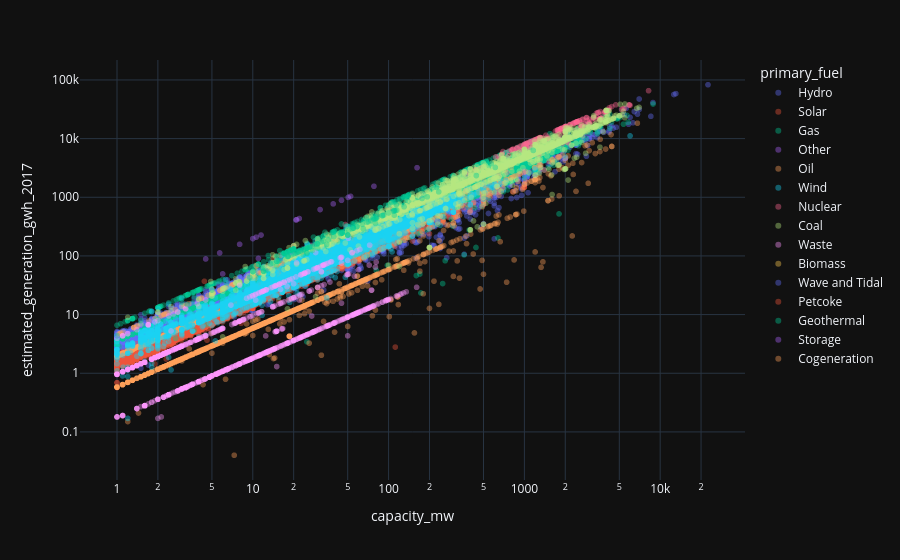

Source (notebook cell):
### Markdown cell above
## 7. İlişkiler (ML'e hazırlık)
❓ Kapasite ile üretim arasındaki ilişki yakıt tipine göre değişiyor mu? (Nükleer vs güneş capacity factor'ü)

❓ Ülkeleri hangi özelliklerle kümeleyebilirsin? (yakıt payları, ortalama santral büyüklüğü, toplam kapasite…)

❓ Regresyonda hedef ne olur, girdiler ne olur?

### Code cell
px.scatter(df, x="capacity_mw", y="estimated_generation_gwh_2017", color="primary_fuel", log_x=True, log_y=True, opacity=0.4)

### Figure 1 — Plotly figure (JSON) as saved in the notebook; plotly's stock layout.template omitted (floating-point values rounded to 4 significant figures; data arrays with more than 128 entries replaced by an {"elided": "..."} marker saying what was removed)
{"data": [{"hovertemplate": "primary_fuel=Hydro<br>capacity_mw=%{x}<br>estimated_generation_gwh_2017=%{y}<extra></extra>", "legendgroup": "Hydro", "marker": {"color": "#636efa", "opacity": 0.4, "symbol": "circle"}, "mode": "markers", "name": "Hydro", "showlegend": true, "x": {"elided": "7156 float values"}, "xaxis": "x", "y": {"elided": "7156 float values"}, "yaxis": "y", "type": "scattergl"}, {"hovertemplate": "primary_fuel=Solar<br>capacity_mw=%{x}<br>estimated_generation_gwh_2017=%{y}<extra></extra>", "legendgroup": "Solar", "marker": {"color": "#EF553B", "opacity": 0.4, "symbol": "circle"}, "mode": "markers", "name": "Solar", "showlegend": true, "x": {"elided": "10665 float values"}, "xaxis": "x", "y": {"elided": "10665 float values"}, "yaxis": "y", "type": "scattergl"}, {"hovertemplate": "primary_fuel=Gas<br>capacity_mw=%{x}<br>estimated_generation_gwh_2017=%{y}<extra></extra>", "legendgroup": "Gas", "marker": {"color": "#00cc96", "opacity": 0.4, "symbol": "circle"}, "mode": "markers", "name": "Gas", "showlegend": true, "x": {"elided": "3998 float values"}, "xaxis": "x", "y": {"elided": "3998 float values"}, "yaxis": "y", "type": "scattergl"}, {"hovertemplate": "primary_fuel=Other<br>capacity_mw=%{x}<br>estimated_generation_gwh_2017=%{y}<extra></extra>", "legendgroup": "Other", "marker": {"color": "#ab63fa", "opacity": 0.4, "symbol": "circle"}, "mode": "markers", "name": "Other", "showlegend": true, "x": [98.0, 479.2, 845.3, 147.3, 11.0, 6.0, 40.0, 102.0, 40.0, 100.5, 16.0, 21.0, 23.5, 85.0, 19.7, 101.0, 14.0, 56.0, 288.5, 94.2, 38.0, 72.0, 97.0, 105.0, 110.6, 11.7, 18.0, 8.0, 5.7, 10.6, 31.3, 78.0, 10.0, 39.1, 4.5, 52.5, 162.0, 50.4, 11.5, 21.0, 45.0, 22.0, 20.8], "xaxis": "x", "y": [NaN, 0.0, 0.0, 335.0, 90.61, 49.42, 118.4, 301.9, 118.4, 297.5, 52.89, 69.43, 77.69, 281.0, 65.13, 333.9, 46.28, 185.1, 953.8, 311.4, 125.6, 266.9, 359.5, 389.2, 410.0, 0.0, 0.0, 157.8, 112.4, 209.0, 617.3, 1538.0, 197.2, 771.1, 88.74, 1035.0, 3195.0, 993.9, 226.8, 414.1, 887.5, 433.9, 410.2], "yaxis": "y", "type": "scattergl"}, {"hovertemplate": "primary_fuel=Oil<br>capacity_mw=%{x}<br>estimated_generation_gwh_2017=%{y}<extra></extra>", "legendgroup": "Oil", "marker": {"color": "#FFA15A", "opacity": 0.4, "symbol": "circle"}, "mode": "markers", "name": "Oil", "showlegend": true, "x": {"elided": "2320 float values"}, "xaxis": "x", "y": {"elided": "2320 float values"}, "yaxis": "y", "type": "scattergl"}, {"hovertemplate": "primary_fuel=Wind<br>capacity_mw=%{x}<br>estimated_generation_gwh_2017=%{y}<extra></extra>", "legendgroup": "Wind", "marker": {"color": "#19d3f3", "opacity": 0.4, "symbol": "circle"}, "mode": "markers", "name": "Wind", "showlegend": true, "x": {"elided": "5344 float values"}, "xaxis": "x", "y": {"elided": "5344 float values"}, "yaxis": "y", "type": "scattergl"}, {"hovertemplate": "primary_fuel=Nuclear<br>capacity_mw=%{x}<br>estimated_generation_gwh_2017=%{y}<extra></extra>", "legendgroup": "Nuclear", "marker": {"color": "#FF6692", "opacity": 0.4, "symbol": "circle"}, "mode": "markers", "name": "Nuclear", "showlegend": true, "x": {"elided": "195 float values"}, "xaxis": "x", "y": {"elided": "195 float values"}, "yaxis": "y", "type": "scattergl"}, {"hovertemplate": "primary_fuel=Coal<br>capacity_mw=%{x}<br>estimated_generation_gwh_2017=%{y}<extra></extra>", "legendgroup": "Coal", "marker": {"color": "#B6E880", "opacity": 0.4, "symbol": "circle"}, "mode": "markers", "name": "Coal", "showlegend": true, "x": {"elided": "2330 float values"}, "xaxis": "x", "y": {"elided": "2330 float values"}, "yaxis": "y", "type": "scattergl"}, {"hovertemplate": "primary_fuel=Waste<br>capacity_mw=%{x}<br>estimated_generation_gwh_2017=%{y}<extra></extra>", "legendgroup": "Waste", "marker": {"color": "#FF97FF", "opacity": 0.4, "symbol": "circle"}, "mode": "markers", "name": "Waste", "showlegend": true, "x": {"elided": "1068 float values"}, "xaxis": "x", "y": {"elided": "1068 float values"}, "yaxis": "y", "type": "scattergl"}, {"hovertemplate": "primary_fuel=Biomass<br>capacity_mw=%{x}<br>estimated_generation_gwh_2017=%{y}<extra></extra>", "legendgroup": "Biomass", "marker": {"color": "#FECB52", "opacity": 0.4, "symbol": "circle"}, "mode": "markers", "name": "Biomass", "showlegend": true, "x": {"elided": "1430 float values"}, "xaxis": "x", "y": {"elided": "1430 float values"}, "yaxis": "y", "type": "scattergl"}, {"hovertemplate": "primary_fuel=Wave and Tidal<br>capacity_mw=%{x}<br>estimated_generation_gwh_2017=%{y}<extra></extra>", "legendgroup": "Wave and Tidal", "marker": {"color": "#636efa", "opacity": 0.4, "symbol": "circle"}, "mode": "markers", "name": "Wave and Tidal", "showlegend": true, "x": [20.0, 240.0, 254.0, 1.0, 2.0, 1.0, 23.0, 6.0, 1.2, 4.0], "xaxis": "x", "y": [NaN, NaN, NaN, NaN, NaN, NaN, NaN, NaN, NaN, NaN], "yaxis": "y", "type": "scattergl"}, {"hovertemplate": "primary_fuel=Petcoke<br>capacity_mw=%{x}<br>estimated_generation_gwh_2017=%{y}<extra></extra>", "legendgroup": "Petcoke", "marker": {"color": "#EF553B", "opacity": 0.4, "symbol": "circle"}, "mode": "markers", "name": "Petcoke", "showlegend": true, "x": [62.98, 47.2, 1707.0, 166.5, 117.4, 4.7, 27.3, 140.4, 7.6, 6.0, 69.2, 68.0], "xaxis": "x", "y": [NaN, NaN, NaN, NaN, NaN, NaN, NaN, NaN, NaN, NaN, NaN, NaN], "yaxis": "y", "type": "scattergl"}, {"hovertemplate": "primary_fuel=Geothermal<br>capacity_mw=%{x}<br>estimated_generation_gwh_2017=%{y}<extra></extra>", "legendgroup": "Geothermal", "marker": {"color": "#00cc96", "opacity": 0.4, "symbol": "circle"}, "mode": "markers", "name": "Geothermal", "showlegend": true, "x": {"elided": "189 float values"}, "xaxis": "x", "y": {"elided": "189 float values"}, "yaxis": "y", "type": "scattergl"}, {"hovertemplate": "primary_fuel=Storage<br>capacity_mw=%{x}<br>estimated_generation_gwh_2017=%{y}<extra></extra>", "legendgroup": "Storage", "marker": {"color": "#ab63fa", "opacity": 0.4, "symbol": "circle"}, "mode": "markers", "name": "Storage", "showlegend": true, "x": {"elided": "135 float values"}, "xaxis": "x", "y": {"elided": "135 float values"}, "yaxis": "y", "type": "scattergl"}, {"hovertemplate": "primary_fuel=Cogeneration<br>capacity_mw=%{x}<br>estimated_generation_gwh_2017=%{y}<extra></extra>", "legendgroup": "Cogeneration", "marker": {"color": "#FFA15A", "opacity": 0.4, "symbol": "circle"}, "mode": "markers", "name": "Cogeneration", "showlegend": true, "x": [180.0, 1404.0, 65.0, 32.0, 35.0, 50.0, 1240.0, 20.8, 38.8, 11.2, 46.0, 1.6, 5.0, 2.0, 5.3, 7.5, 94.6, 7.5, 4.0, 38.2, 36.4, 4.0, 81.9, 72.4, 135.5, 26.0, 45.5, 30.0, 30.0, 5.0, 4.5, 14.0, 54.0, 15.4, 15.9, 58.2, 34.0, 49.3, 9.5, 6.1, 31.9], "xaxis": "x", "y": [NaN, NaN, NaN, NaN, NaN, NaN, NaN, NaN, NaN, NaN, NaN, NaN, NaN, NaN, NaN, NaN, NaN, NaN, NaN, NaN, NaN, NaN, NaN, NaN, NaN, NaN, NaN, NaN, NaN, NaN, NaN, NaN, NaN, NaN, NaN, NaN, NaN, NaN, NaN, NaN, NaN], "yaxis": "y", "type": "scattergl"}], "layout": {"xaxis": {"anchor": "y", "domain": [0.0, 1.0], "title": {"text": "capacity_mw"}, "type": "log"}, "yaxis": {"anchor": "x", "domain": [0.0, 1.0], "title": {"text": "estimated_generation_gwh_2017"}, "type": "log"}, "legend": {"title": {"text": "primary_fuel"}, "tracegroupgap": 0}, "margin": {"t": 60}}}
